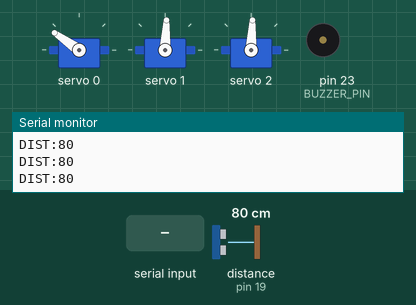
This sketch was run on a simulated Arduino Mega 2560, built with avr-gcc and run on an emulated ATmega2560. Shown: 3 × servo, buzzer (waves = sounding, pin HIGH), the last lines printed to the serial monitor. Wiring (inferred from the names in the program): ultrasonic range finder: trigger pin 18; echo pin 19. The test bench sets the inputs (shaded band); at power-on: distance to the obstacle (sensor on pin 19) 80 cm. The echo pulse lasts 58.3 µs per cm; pins used as bus, display or sensor lines are not drawn.

Above: at 1.2 s.
1.3 s: "TAP\n" received over Serial
At 4.02 s:
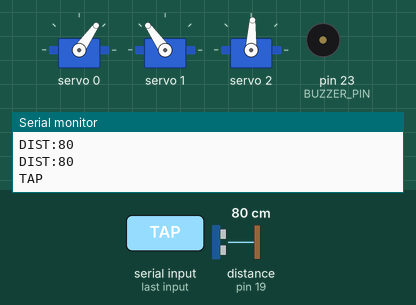
4.3 s: "BEEP\n" received over Serial
At 6.65 s:
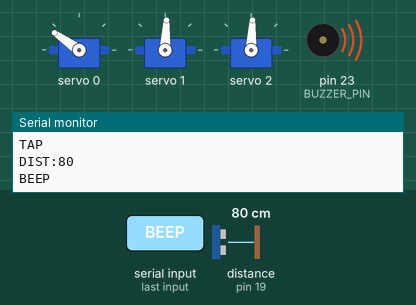
7.3 s: "TAP\n" received over Serial
At 10.9 s:
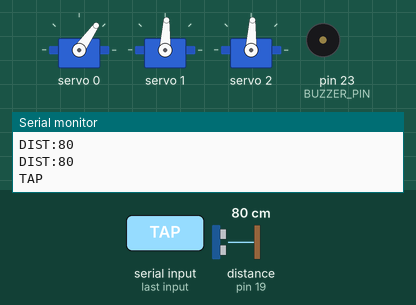
Timing chart, 0 to 13.3 s (numbered marks = the images above; inputs shaded):
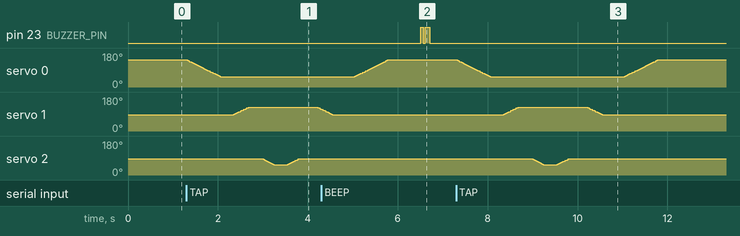

Measured:
- after the input at 1.3 s, servo 0: moves from 145° to 55° over 0.76 s, starting at once; servo 1: rises from 87° to 125° in 0.32 s, then falls to 116° in 1.6 s
- after the input at 4.3 s, pin 23 (BUZZER_PIN): alternates HIGH for 0.08 s and LOW for 0.04 s, 4 changes in all, then stays LOW, starting after 2.2 s
- after the input at 7.3 s, servo 1: rises from 87° to 125° in 0.32 s, then falls to 87° in 1.9 s

The sketch:

Sitless_Final_Arduino_Code.ino
```cpp
#include <Wire.h>
#include <Adafruit_PWMServoDriver.h>
Adafruit_PWMServoDriver pwm(0x40);

// --- servo settings ---
#define SERVO_FREQ 60
#define SERVOMIN 210
#define SERVOMAX 500
#define S1_CHANNEL 0  // base servo (rotates left/right)
#define S2_CHANNEL 1  // shoulder servo (raises the arm)
#define S3_CHANNEL 2  // elbow servo (does the tapping)

// how fast and smooth the arm moves
#define STEP_DELAY 10
#define STEP_SIZE 2

// arm starts here and returns here after each action
int s1Angle = 180;
int s2Angle = 90;
int s3Angle = 90;
bool stopMotion = false;

// target angles for each servo during a tap
#define S1_TAP_TARGET 40
#define S2_TAP_TARGET 150
#define S3_TAP_TARGET 40

// ultrasonic sensor pins
#define TRIG_PIN 18
#define ECHO_PIN 19
unsigned long lastUltrasonicRead = 0;
const unsigned long ultrasonicInterval = 200;

// buzzer pin
#define BUZZER_PIN 23

// convert an angle (0-180) into a PWM pulse value
uint16_t angleToPulse(int angle) {
  angle = constrain(angle, 0, 180);
  return map(angle, 0, 180, SERVOMIN, SERVOMAX);
}

// move a servo to a given angle
void setServo(uint8_t ch, int angle) {
  angle = constrain(angle, 0, 180);
  pwm.setPWM(ch, 0, angleToPulse(angle));
}

// slowly step a servo from its current angle to the target angle
void moveServoSmooth(uint8_t channel, int &currentAngle, int targetAngle) {
  targetAngle = constrain(targetAngle, 0, 180);
  while (currentAngle != targetAngle && !stopMotion) {
    if (currentAngle < targetAngle) currentAngle = min(currentAngle + STEP_SIZE, targetAngle);
    else currentAngle = max(currentAngle - STEP_SIZE, targetAngle);
    setServo(channel, currentAngle);
    delay(STEP_DELAY);
  }
}

// bring the arm back to its resting position (elbow first, then shoulder, then base)
void goRest() {
  stopMotion = false;
  moveServoSmooth(S3_CHANNEL, s3Angle, 90);
  delay(400);
  moveServoSmooth(S2_CHANNEL, s2Angle, 90);
  delay(500);
  moveServoSmooth(S1_CHANNEL, s1Angle, 180);
  delay(400);
}

// tap sequence: base rotates, shoulder raises, elbow extends, then arm returns
void performTap(int times = 1) {
  stopMotion = false;
  for (int i = 0; i < times && !stopMotion; i++) {
    moveServoSmooth(S1_CHANNEL, s1Angle, S1_TAP_TARGET);
    delay(300);
    if (stopMotion) break;
    moveServoSmooth(S2_CHANNEL, s2Angle, S2_TAP_TARGET);
    delay(300);
    if (stopMotion) break;
    moveServoSmooth(S3_CHANNEL, s3Angle, S3_TAP_TARGET);
    delay(300);
    if (stopMotion) break;
    goRest();
    delay(300);
  }
}

// fire the ultrasonic sensor and return the distance in cm
long readUltrasonicCM() {
  digitalWrite(TRIG_PIN, LOW); delayMicroseconds(2);
  digitalWrite(TRIG_PIN, HIGH); delayMicroseconds(10);
  digitalWrite(TRIG_PIN, LOW);
  long duration = pulseIn(ECHO_PIN, HIGH, 30000);
  if (duration == 0) return -1;
  return duration / 58;
}

// beep the buzzer twice to alert the user
void beepNotify() {
  digitalWrite(BUZZER_PIN, HIGH); delay(60);
  digitalWrite(BUZZER_PIN, LOW);  delay(40);
  digitalWrite(BUZZER_PIN, HIGH); delay(100);
  digitalWrite(BUZZER_PIN, LOW);
}

// initial setup: serial, I2C, pins, and move arm to rest position
void setup() {
  Serial.begin(115200);
  Wire.begin();
  pinMode(TRIG_PIN, OUTPUT);
  pinMode(ECHO_PIN, INPUT);
  pinMode(BUZZER_PIN, OUTPUT);
  digitalWrite(BUZZER_PIN, LOW);
  pwm.begin();
  pwm.setPWMFreq(SERVO_FREQ);
  setServo(S1_CHANNEL, s1Angle);
  setServo(S2_CHANNEL, s2Angle);
  setServo(S3_CHANNEL, s3Angle);
  Serial.println("=== SitLess 3-DOF Ready ===");
  Serial.println("Commands: TAP | REST | BEEP | STOP");
}

// main loop: send distance readings and listen for commands
void loop() {
  if (millis() - lastUltrasonicRead >= ultrasonicInterval) {
    lastUltrasonicRead = millis();
    Serial.print("DIST:");
    Serial.println(readUltrasonicCM());
  }
  if (Serial.available()) {
    String cmd = Serial.readStringUntil('\n');
    cmd.trim(); cmd.toUpperCase();
    if (cmd == "TAP") { Serial.println("TAP"); performTap(1); }
    else if (cmd == "REST") { Serial.println("REST"); goRest(); }
    else if (cmd == "BEEP") { Serial.println("BEEP"); beepNotify(); }
    else if (cmd == "STOP") { Serial.println("STOP"); stopMotion = true; digitalWrite(BUZZER_PIN, LOW); }
  }
}
```
